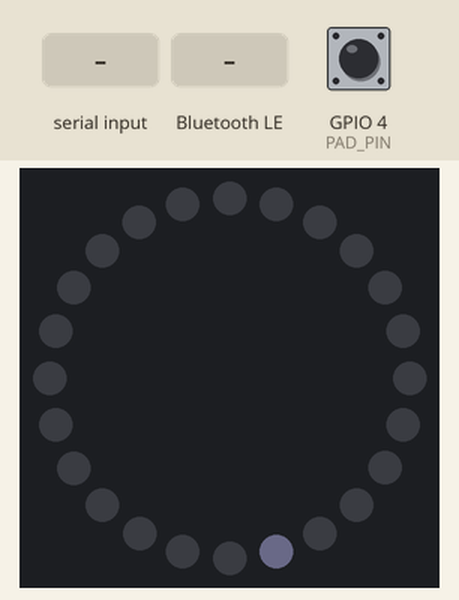
This sketch was run on a simulated ESP32. Parts: 24 RGB LEDs in a ring, first at the top, clockwise. Inputs (shaded band) come from the test bench; at power-on: GPIO 4 (PAD_PIN) HIGH. Dim RGB values are drawn brighter than linear; random numbers use the default seed unless the sketch sets one; EEPROM starts erased; nothing arrives over Bluetooth unless stated; a phone connects over Bluetooth LE 3 s after start; what the sketch prints to the serial monitor is not drawn.

Above: at 1.4 s.
1.5 s: "SOUL|\n" received over Serial
At 1.58 s:
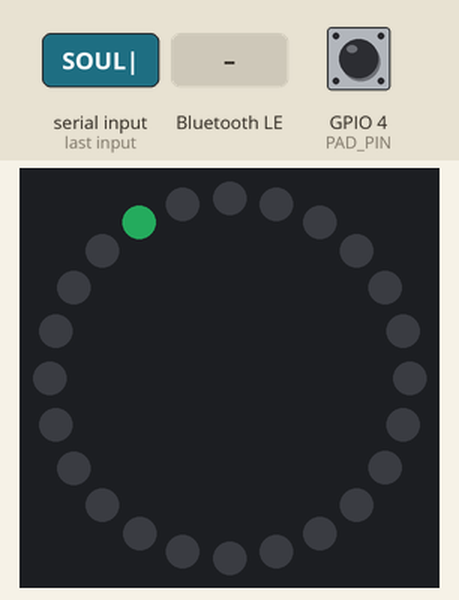
3.4 s: "SOUL|90\n" received over Serial
At 5.22 s:
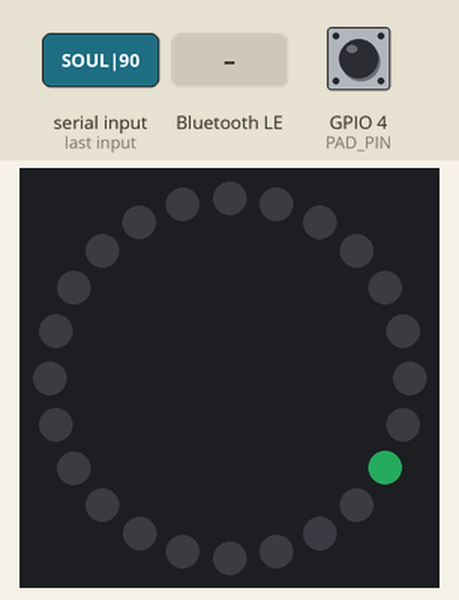
6.4 s: Bluetooth LE write "STATE|" received
At 9.01 s:
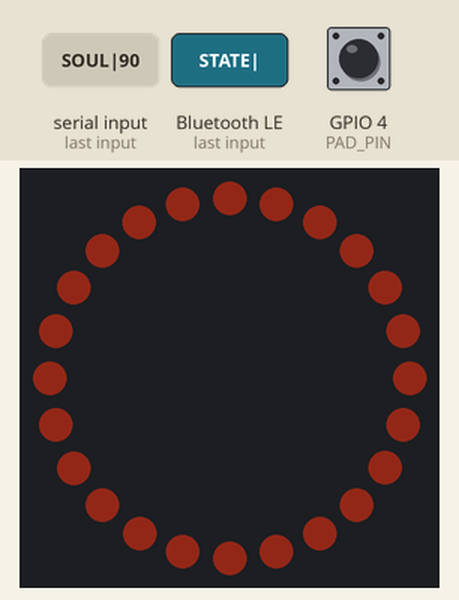
9.4 s: "SOUL||45\n" received over Serial
At 9.78 s:
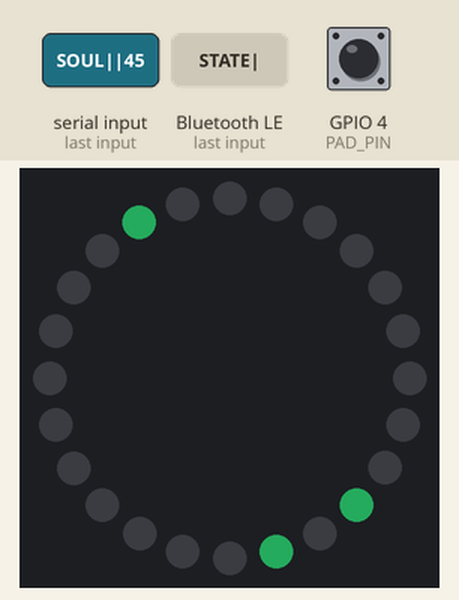
12.4 s: GPIO 4 (PAD_PIN) pulled LOW for 1 s
14.0 s: "WIPE\n" received over Serial
At 14.12 s:
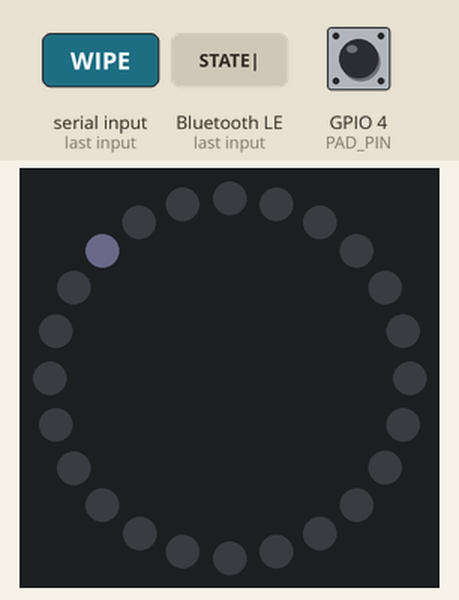

The sketch:

shard.ino
```cpp
// =====================================================================
//  STATIC — PLAYER SHARD firmware
//  ---------------------------------------------------------------------
//  *** WORK IN PROGRESS — v0.1. Consecration works; play is partial. ***
//
//  A Shard is the ESP32 in a miniature's base. It is a DUMB RENDERER
//  that also holds a persistent identity (its "soul"). It:
//    - loads its soul from NVS on boot (or waits, blank, to be forged)
//    - is consecrated over USB serial by the web Forge (First Boot)
//    - drives the LED ring vocabulary
//    - reads the one touch pad
//    - receives refereed state from the GM hub over BLE and performs it
//  It makes no game decisions. (Rulebook Part Two; ring legend ch.12.)
//
//  FLASH THIS ONCE with the Arduino IDE. After that the website writes
//  each character's soul over USB — you never reflash to make a new
//  character. Common firmware + generated soul = the whole design.
//
//  Hardware: ESP32 + 24-LED ring on RING_PIN (~330R + bulk cap; SK6812
//  preferred at 3.3V), capacitive pad on PAD_PIN. See docs/hardware/.
//  Libraries: Adafruit NeoPixel. Uses built-in BLE, Preferences, touch.
//
//  WIP / TODO:
//    - No signing yet (BLE play link is trusted in v0).
//    - No on-device keypair / ledger / persistent death-lock yet.
//    - Dock talks to one Shard; multi-Shard addressing is next.
// =====================================================================

#include <Adafruit_NeoPixel.h>
#include <Preferences.h>
#include <BLEDevice.h>
#include <BLEServer.h>
#include <BLEUtils.h>
#include "../shared/static_contract.h"

static const uint8_t  RING_PIN   = 5;
static const uint8_t  PAD_PIN    = T0;
static const uint8_t  MAX_BRIGHT = 60;
static const uint16_t TOUCH_THRESHOLD = 40;
static const uint16_t YANK_HOLD_MS    = 3000;

Adafruit_NeoPixel ring(STATIC_LED_COUNT, RING_PIN, NEO_GRB + NEO_KHZ800);
Preferences prefs;

// ---- the soul (persisted in NVS) -------------------------------------
bool    gSouled = false;
char    gName[20]  = "";
char    gClass[16] = "";
char    gHash[20]  = "";
int     gMaxHpBase = 12, gFwBase = 4, gStaticBase = 0;
uint8_t gIgnition[STATIC_LED_COUNT];

// ---- live play state the ring performs -------------------------------
int   gHp = 12, gMaxHp = 12, gStatic = 0, gDown = 0;
StaticFx gFx = FX_NONE;
bool  gLocked = false;

// ---- pad ----
uint32_t gPadDownAt = 0; bool gPadDown = false;
// ---- trophy timeout: after N ms with no hub, sleep the ring ----
uint32_t gLastHub = 0;

BLECharacteristic* gInputChar = nullptr;

// =====================================================================
//  NVS soul load / save
// =====================================================================
void loadSoul() {
  prefs.begin("static", true);
  gSouled = prefs.getBool("souled", false);
  if (gSouled) {
    prefs.getString("name",  gName,  sizeof(gName));
    prefs.getString("class", gClass, sizeof(gClass));
    prefs.getString("hash",  gHash,  sizeof(gHash));
    gMaxHpBase  = prefs.getInt("maxhp", 12);
    gFwBase     = prefs.getInt("fw", 4);
    gStaticBase = prefs.getInt("static", 0);
    gLocked     = prefs.getBool("locked", false);
  }
  prefs.end();
  gHp = gMaxHp = gMaxHpBase; gStatic = gStaticBase;
  if (gSouled) staticDerivePermutation(gName, gIgnition, STATIC_LED_COUNT);
}

void saveSoul() {
  prefs.begin("static", false);
  prefs.putBool("souled", true);
  prefs.putString("name",  gName);
  prefs.putString("class", gClass);
  prefs.putString("hash",  gHash);
  prefs.putInt("maxhp",  gMaxHpBase);
  prefs.putInt("fw",     gFwBase);
  prefs.putInt("static", gStaticBase);
  prefs.putBool("locked", false);
  prefs.end();
}

void wipeSoul() {
  prefs.begin("static", false);
  prefs.clear();
  prefs.end();
  gSouled = false; gLocked = false;
  gName[0] = 0; gClass[0] = 0; gHash[0] = 0;
}

void persistLock() {
  prefs.begin("static", false);
  prefs.putBool("locked", true);
  prefs.end();
  gLocked = true;
}

// =====================================================================
//  Ring vocabulary (unchanged palette; matches the card legend)
// =====================================================================
static uint32_t C(uint8_t r, uint8_t g, uint8_t b) { return ring.Color(r, g, b); }
static float breathe(uint16_t p) { float ph=(millis()%p)/(float)p; return 0.35f+0.65f*(0.5f+0.5f*sinf(ph*2*PI)); }
static void paintSolid(uint8_t r,uint8_t g,uint8_t b,float l){ for(uint8_t i=0;i<STATIC_LED_COUNT;i++) ring.setPixelColor(i,C(r*l,g*l,b*l)); }

static void paintBaseline() {
  float l,r,g,b;
  if (gHp <= (gMaxHp+2)/3){ r=232;g=64;b=42;  l=breathe(600);  }
  else if (gHp < gMaxHp)  { r=240;g=160;b=42; l=breathe(1400); }
  else                    { r=46; g=204;b=113;l=breathe(4000); }
  for (uint8_t i=0;i<STATIC_LED_COUNT;i++){
    bool corrupt = gStatic>0 && (random(30) < gStatic);
    ring.setPixelColor(i, corrupt ? C(155*l,77*l,219*l) : C(r*l,g*l,b*l));
  }
}
static void paintDown(){ ring.clear(); uint8_t e=gDown>0?gDown:1;
  for(uint8_t k=0;k<e;k++){ uint8_t idx=(k*STATIC_LED_COUNT)/3; float f=(random(100)<8)?0.9f:0.12f; ring.setPixelColor(idx,C(160*f,34*f,24*f)); } }
static void paintIce(){ for(uint8_t i=0;i<STATIC_LED_COUNT;i++){ float g=(random(100)<35)?(random(100)/100.0f):0.0f; ring.setPixelColor(i,C(232*g,240*g,255*g)); } }
static void paintTrack(){ paintSolid(46,204,113,0.25f); uint8_t p=(millis()/60)%STATIC_LED_COUNT; ring.setPixelColor(p,C(255,36,24)); }
static void paintHush(){ paintSolid(46,204,113,0.30f*breathe(3000)); }

static void turnLap(){ for(uint8_t i=0;i<STATIC_LED_COUNT;i++){ ring.clear(); ring.setPixelColor(i,C(255,255,255)); ring.show(); delay(18);} }
static void paintYankProgress(float f){ ring.clear(); uint8_t lit=(uint8_t)(f*STATIC_LED_COUNT); for(uint8_t i=0;i<lit;i++) ring.setPixelColor(i,C(240,240,240)); ring.show(); }

static void igniteInNameOrder(){
  staticDerivePermutation(gName, gIgnition, STATIC_LED_COUNT);
  ring.clear();
  for(uint8_t k=0;k<STATIC_LED_COUNT;k++){ ring.setPixelColor(gIgnition[k],C(46,204,113)); ring.show(); delay(150); }
}
static void runLockAnimation(){
  staticDerivePermutation(gName, gIgnition, STATIC_LED_COUNT);
  for(int k=STATIC_LED_COUNT-1;k>=0;k--){ ring.setPixelColor(gIgnition[k],C(0,0,0)); ring.show(); delay(150); }
  ring.clear(); ring.show();
}
// blank Shard idle: a single dim seeking pixel drifting — "nobody yet"
static void paintUnconsecrated(){
  ring.clear();
  uint8_t p=(millis()/120)%STATIC_LED_COUNT;
  ring.setPixelColor(p, C(30,30,40));
}

// =====================================================================
//  SERIAL provisioning — the Forge / Status page over USB
// =====================================================================
void handleSerialLine(String msg) {
  msg.trim();
  if (msg == "HELLO?" || msg == "READ?") {
    if (gSouled) {
      Serial.printf("STATIC|SOULED|%s|%s|%d|%d|%d|%s\n",
                    gName, gClass, gMaxHpBase, gFwBase, gStaticBase, gHash);
    } else {
      Serial.printf("STATIC|UNCONSECRATED|%s\n", STATIC_FW_VERSION);
    }
  }
  else if (msg.startsWith("SOUL|")) {
    // SOUL|name|cls|hp|fw|static|hash
    int p[6], last = 4;
    p[0]=msg.indexOf('|');
    for (int k=1;k<6;k++){ p[k]=msg.indexOf('|',p[k-1]+1); }
    msg.substring(p[0]+1,p[1]).toCharArray(gName, sizeof(gName));
    msg.substring(p[1]+1,p[2]).toCharArray(gClass, sizeof(gClass));
    gMaxHpBase  = msg.substring(p[2]+1,p[3]).toInt();
    gFwBase     = msg.substring(p[3]+1,p[4]).toInt();
    gStaticBase = msg.substring(p[4]+1,p[5]).toInt();
    msg.substring(p[5]+1).toCharArray(gHash, sizeof(gHash));
    gSouled = true; gLocked = false;
    gHp = gMaxHp = gMaxHpBase; gStatic = gStaticBase;
    saveSoul();
    igniteInNameOrder();               // First Boot: light in name order, live
    Serial.println("OK|IGNITED");
  }
  else if (msg == "WIPE") {
    wipeSoul();
    ring.clear(); ring.show();
    Serial.println("OK|WIPED");
  }
}

// =====================================================================
//  BLE receive (play link) — unchanged from v0
// =====================================================================
class StateCallback : public BLECharacteristicCallbacks {
  void onWrite(BLECharacteristic* c) override {
    gLastHub = millis();
    String msg = String(c->getValue().c_str());
    if (msg.startsWith("STATE|")) {
      int a=msg.indexOf('|'), b=msg.indexOf('|',a+1), d=msg.indexOf('|',b+1), e=msg.indexOf('|',d+1);
      gHp=msg.substring(a+1,b).toInt(); gMaxHp=msg.substring(b+1,d).toInt();
      gStatic=msg.substring(d+1,e).toInt(); gDown=msg.substring(e+1).toInt();
    } else if (msg.startsWith("FX|")) {
      String f=msg.substring(3);
      gFx = (f=="ICE")?FX_ICE : (f=="TRACK")?FX_TRACK : (f=="HUSH")?FX_HUSH : FX_NONE;
    } else if (msg=="TURN") { turnLap(); }
    else if (msg.startsWith("IGNITE|")) { msg.substring(7).toCharArray(gName,sizeof(gName)); igniteInNameOrder(); }
    else if (msg=="LOCK") { runLockAnimation(); persistLock(); }
  }
};

// =====================================================================
void setup() {
  Serial.begin(115200);
  delay(200);
  ring.begin(); ring.setBrightness(MAX_BRIGHT); ring.clear(); ring.show();

  loadSoul();
  Serial.printf("LOG|STATIC shard %s (WIP) — %s\n", STATIC_FW_VERSION,
                gSouled ? gName : "UNCONSECRATED");

  BLEDevice::init(gSouled ? gName : "STATIC-Shard");
  BLEServer* server = BLEDevice::createServer();
  BLEService* svc = server->createService(STATIC_SERVICE_UUID);
  BLECharacteristic* stateChar = svc->createCharacteristic(
      STATIC_STATE_UUID, BLECharacteristic::PROPERTY_WRITE);
  stateChar->setCallbacks(new StateCallback());
  gInputChar = svc->createCharacteristic(
      STATIC_INPUT_UUID, BLECharacteristic::PROPERTY_NOTIFY);
  svc->start();
  BLEAdvertising* adv = BLEDevice::getAdvertising();
  adv->addServiceUUID(STATIC_SERVICE_UUID); adv->start();

  if (gSouled && !gLocked) igniteInNameOrder();   // wake showing who you are
  else if (gLocked) { runLockAnimation(); }        // dead: one dark memorial pass
}

// =====================================================================
void loop() {
  // ---- serial provisioning (Forge / Status) -------------------------
  if (Serial.available()) handleSerialLine(Serial.readStringUntil('\n'));

  // ---- blank Shard: seek, and do nothing else -----------------------
  if (!gSouled) { paintUnconsecrated(); ring.show(); delay(30); return; }

  // ---- locked Shard: memorial dark ----------------------------------
  if (gLocked) { ring.clear(); ring.show(); delay(100); return; }

  // ---- touch pad: tap vs. 3s hold (Yank) ----------------------------
  uint16_t t = touchRead(PAD_PIN);
  bool pressed = (t < TOUCH_THRESHOLD);
  if (pressed && !gPadDown) { gPadDown=true; gPadDownAt=millis(); }
  else if (pressed && gPadDown) {
    uint32_t held = millis()-gPadDownAt;
    if (gFx != FX_NONE) {
      paintYankProgress(min(1.0f, held/(float)YANK_HOLD_MS));
      if (held >= YANK_HOLD_MS) {
        gFx = FX_NONE;
        if (gInputChar){ gInputChar->setValue("YANK"); gInputChar->notify(); }
        gPadDown=false; delay(200);
      }
      return;
    }
  } else if (!pressed && gPadDown) {
    uint32_t held = millis()-gPadDownAt; gPadDown=false;
    if (held < 600 && gInputChar){ gInputChar->setValue("TAP"); gInputChar->notify(); }
  }

  // ---- render current state -----------------------------------------
  if      (gDown > 0)       paintDown();
  else if (gFx == FX_ICE)   paintIce();
  else if (gFx == FX_TRACK) paintTrack();
  else if (gFx == FX_HUSH)  paintHush();
  else                      paintBaseline();
  ring.show();
  delay(16);
}
```
